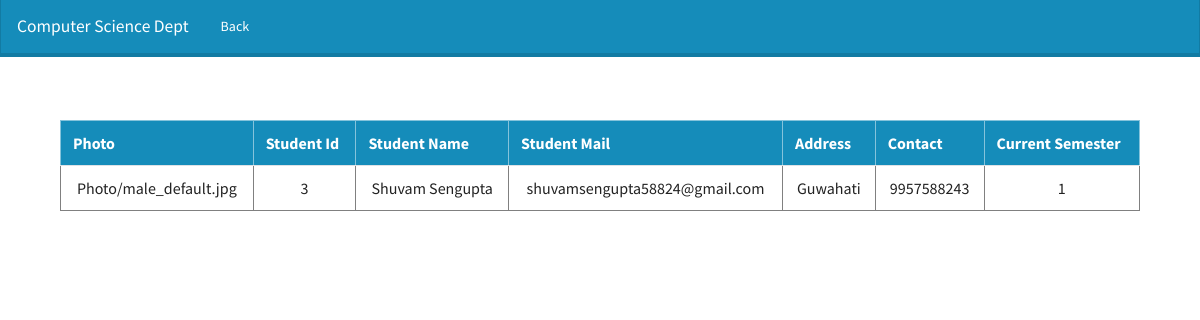
Screenshot of /Admin/view_students.php with the database file from the repository.
### tables this page shows
CREATE TABLE `students` (
  `sid` int(11) NOT NULL,
  `sname` varchar(50) NOT NULL,
  `smail` varchar(50) NOT NULL,
  `gender` varchar(100) NOT NULL,
  `smobile` bigint(20) NOT NULL,
  `spass` varchar(10) NOT NULL,
  `Simage` varchar(40) DEFAULT NULL,
  `squalification` varchar(40) NOT NULL,
  `Current_semester` int(5) NOT NULL,
  `saddress` varchar(100) DEFAULT NULL,
  `fname` varchar(50) DEFAULT NULL,
  `mname` varchar(50) DEFAULT NULL,
  `gname` varchar(50) DEFAULT NULL,
  `gphone` bigint(20) DEFAULT NULL,
  `cid` int(11) DEFAULT NULL,
  `sub1` varchar(100) DEFAULT NULL,
  `sub2` varchar(100) DEFAULT NULL,
  `sub3` varchar(100) DEFAULT NULL,
  `sub4` varchar(100) DEFAULT NULL,
  `sub5` varchar(100) DEFAULT NULL
);

### Admin/view_students.php (the view, shortened to what this page needs)
<?php
$servername = "localhost";
$username = "root";
$password = "";
$myDB = "Web_Project";
extract ($_POST);
$conn = mysqli_connect($servername,$username,$password,$myDB);
$query = "SELECT * FROM students";
$data = mysqli_query($conn, $query);
$total= mysqli_num_rows($data);
if($total !=0)
{
  ?>
  <html>
  <head>
  <link rel="stylesheet" type="text/css" href="../css/style.css">
  </head>
  <center>
  <body>
    <nav class="navbar navbar-expand-lg navbar-dark bg-primary" style="margin-top: 0px !important;">
  <a class="navbar-brand" href="#">Computer Science Dept</a>
  <div class="collapse navbar-collapse" id="navbarColor01">
    <ul class="navbar-nav mr-auto">
      <li class="nav-item active">
        <a class="nav-link" href="index.php"><span class="iconify" data-icon="ic:baseline-arrow-back-ios-new" data-inline="false"></span>Back
        </a>
      </li>
    </ul>
  </div>
</nav>
<br>
<br>
<br>
<div class="container">
<div class="col">
 <table border=1  class="table table-hover">
 <tr class="table-primary">
 <th>Photo</th>
 <th>Student Id</th>
 <th>Student Name</th>
 <th>Student Mail</th>
 <th>Address</th>
  <th>Contact</th>
  <th>Current Semester</th>
 </tr>
  <?php
  while($result = mysqli_fetch_assoc($data))
  {
    echo "<tr>
 <td align='center'>".$result['Simage']."</td>
 <td align='center'>".$result['sid']."</td>
 <td align='center'>".$result['sname']."</td>
 <td align='center'>".$result['smail']."</td>
 <td align='center'>".$result['saddress']."</td>
 <td align='center'>".$result['smobile']."</td>
 <td align='center'>".$result['Current_semester']."</td>
 </tr>";
 }
}
else
{
  echo "no record found";
}
?>
</table>
 </div>
 </div>
</body>
</center>
</html>

### rows the page displays
students: Simage "Photo/male_default.jpg", sid "3", sname "Shuvam Sengupta", smail "shuvamsengupta58824@gmail.com", saddress "Guwahati", smobile "9957588243", Current_semester "1"
